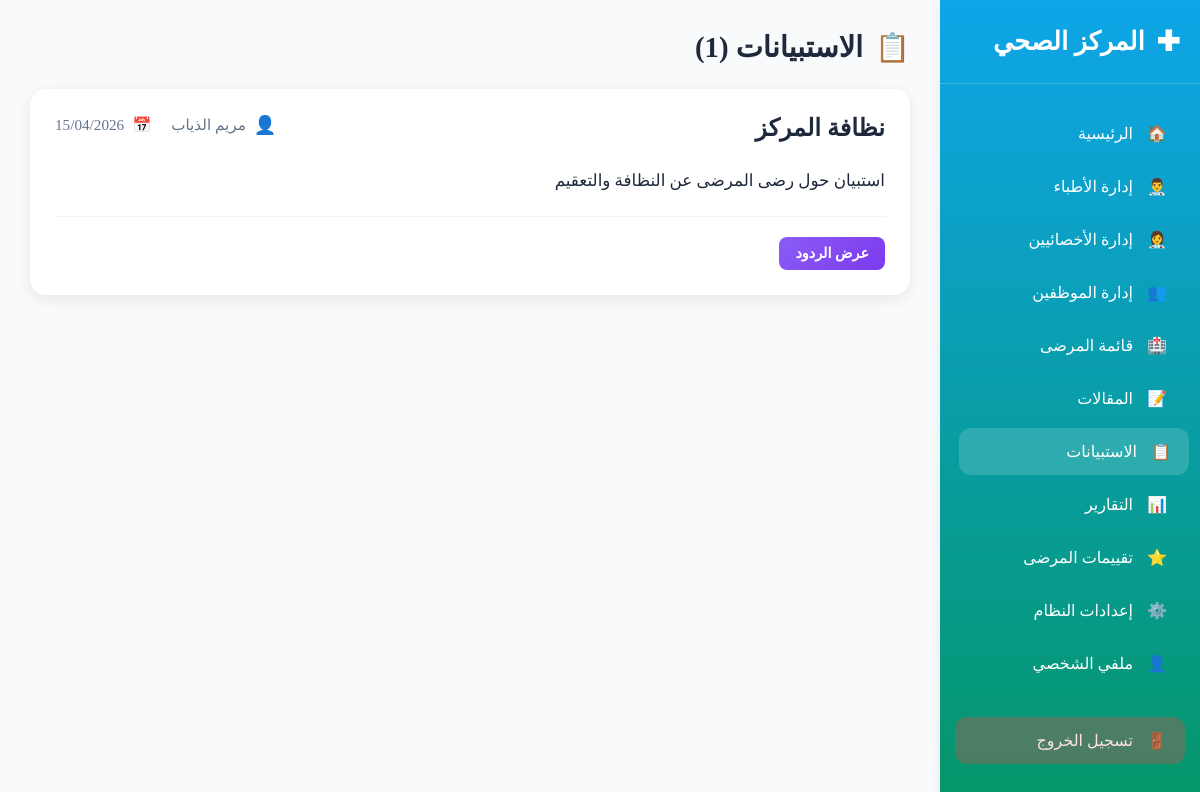
Page /admin/surveys.php (signed in) on the committed database.
### tables this page shows
CREATE TABLE `surveys` (
  `id` int NOT NULL,
  `title` varchar(255) NOT NULL,
  `description` text,
  `created_by` int NOT NULL,
  `created_at` timestamp NOT NULL DEFAULT CURRENT_TIMESTAMP,
  `status` enum('active','hidden') DEFAULT 'active'
);

CREATE TABLE `staff` (
  `id` int NOT NULL,
  `full_name` varchar(100) NOT NULL,
  `email` varchar(100) NOT NULL,
  `phone` varchar(20) DEFAULT NULL,
  `position` varchar(100) NOT NULL,
  `status` enum('active','suspended') DEFAULT 'active',
  `created_at` timestamp NOT NULL DEFAULT CURRENT_TIMESTAMP,
  `updated_at` timestamp NOT NULL DEFAULT CURRENT_TIMESTAMP ON UPDATE CURRENT_TIMESTAMP,
  `password` varchar(255) NOT NULL DEFAULT ''
);

### admin/surveys.php (the view, shortened to what this page needs)
<?php
$database = new Database();
$conn = $database->getConnection();
$stmt = $conn->query("
    SELECT s.id, s.title, s.description, s.created_at, st.full_name as creator_name
    FROM surveys s
    JOIN staff st ON s.created_by = st.id
    ORDER BY s.created_at DESC
");
$surveys = $stmt->fetchAll(PDO::FETCH_ASSOC);
?>
<!DOCTYPE html>
<html lang="ar" dir="rtl">
<head>
    <?php include 'includes/sidebar.php' ?>
</head>
<body>
    <div class="main-content">
        <div class="page-header">
            <h1 class="page-title">
                <span class="icon">📋</span>
                الاستبيانات (<?= count($surveys) ?>)
            </h1>
        </div>
        <?php if (count($surveys) > 0): ?>
            <?php foreach ($surveys as $survey): ?>
            <div class="survey-card">
                <div class="survey-header">
                    <h2 class="survey-title"><?= htmlspecialchars($survey['title']) ?></h2>
                    <div class="survey-meta">
                        <div class="creator">
                            <span class="creator-icon">👤</span>
                            <?= htmlspecialchars($survey['creator_name']) ?>
                        </div>
                        <div class="date">
                            <span class="date-icon">📅</span>
                            <?= date('d/m/Y', strtotime($survey['created_at'])) ?>
                        </div>
                    </div>
                </div>
                <div class="survey-description">
                    <?= nl2br(htmlspecialchars($survey['description'])) ?>
                </div>
                <a href="view_responses.php?survey_id=<?= $survey['id'] ?>" class="view-responses">عرض الردود</a>
            </div>
            <?php endforeach; ?>
        <?php endif; ?>
    </div>
</body>
</html>

### admin/surveys.php (style rules this page uses)
* { margin: 0; padding: 0; box-sizing: border-box; }
.main-content { margin-right: 260px; padding: 30px; }
.page-header { display: flex; justify-content: space-between; align-items: center; margin-bottom: 25px; flex-wrap: wrap; gap: 15px; }
.page-title { font-size: 1.8rem; font-weight: 700; color: var(--text-color); display: flex; align-items: center; gap: 12px; }
.page-title .icon { font-size: 28px; }
.survey-card { background: var(--card-bg); border-radius: 16px; padding: 25px; margin-bottom: 25px; box-shadow: 0 4px 15px var(--card-shadow); }
.survey-header { display: flex; justify-content: space-between; align-items: flex-start; margin-bottom: 15px; flex-wrap: wrap; gap: 15px; }
.survey-title { font-size: 1.5rem; font-weight: 700; color: var(--text-color); margin-bottom: 10px; }
.survey-meta { display: flex; align-items: center; gap: 20px; color: var(--muted-text); font-size: 0.95rem; }
.creator { display: flex; align-items: center; gap: 8px; }
.creator-icon { color: #0ea5e9; font-size: 18px; }
.date { display: flex; align-items: center; gap: 8px; }
.date-icon { color: var(--muted-text); }
.survey-description { line-height: 1.7; color: var(--text-color); font-size: 1.05rem; margin-bottom: 20px; padding-bottom: 20px; border-bottom: 1px solid var(--border-color); }
.view-responses { padding: 8px 16px; border-radius: 8px; color: white; text-decoration: none; font-size: 0.9rem; font-weight: 600; display: inline-flex; align-items: center; gap: 8px; background: linear-gradient(135deg, #8b5cf6, #7c3aed); }

### admin/includes/theme_logic.php (style rules this page uses)
:root { --bg-color: #f8fafc; --text-color: #1e293b; --card-bg: white; --card-shadow: rgba(0,0,0,0.08); --header-bg: white; --header-shadow: rgba(0,0,0,0.08); --sidebar-bg: linear-gradient(180deg, #0ea5e9 0%, #059669 100%); --sidebar-text: white; --border-color: #f1f5f9; --muted-text: #64748b; --stat-title-color: #64748b; --toggle-bg: #e2e8f0; --toggle-thumb: white; --department-active: #dcfce7; --department-inactive: #fee2e2; --department-active-text: #166534; --department-inactive-text: #dc2626; }
body { background-color: var(--bg-color); color: var(--text-color); transition: background-color 0.3s ease, color 0.3s ease; }

### rows in the picture
surveys: title "نظافة المركز", created_by.full_name "مريم الذياب", created_at "15/04/2026", description "استبيان حول رضى المرضى عن النظافة والتعقيم"

### other values in the picture
count($surveys) "1"
